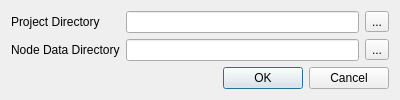
<?xml version="1.0" encoding="UTF-8"?>
<ui version="4.0">
 <class>PreferencesDialog</class>
 <widget class="QDialog" name="PreferencesDialog">
  <property name="geometry">
   <rect>
    <x>0</x>
    <y>0</y>
    <width>400</width>
    <height>99</height>
   </rect>
  </property>
  <property name="windowTitle">
   <string>Synapse Preferences</string>
  </property>
  <layout class="QVBoxLayout" name="verticalLayout">
   <item>
    <layout class="QFormLayout" name="formLayout">
     <item row="0" column="0">
      <widget class="QLabel" name="label">
       <property name="text">
        <string>Project Directory</string>
       </property>
      </widget>
     </item>
     <item row="0" column="1">
      <layout class="QHBoxLayout" name="horizontalLayout">
       <item>
        <widget class="QLineEdit" name="projectDirectory">
         <property name="readOnly">
          <bool>true</bool>
         </property>
        </widget>
       </item>
       <item>
        <widget class="QToolButton" name="projectDirectoryChooseButton">
         <property name="text">
          <string>...</string>
         </property>
        </widget>
       </item>
      </layout>
     </item>
     <item row="1" column="0">
      <widget class="QLabel" name="label_3">
       <property name="text">
        <string>Node Data Directory</string>
       </property>
      </widget>
     </item>
     <item row="1" column="1">
      <layout class="QHBoxLayout" name="horizontalLayout_2">
       <item>
        <widget class="QLineEdit" name="nodeDirectory">
         <property name="readOnly">
          <bool>true</bool>
         </property>
        </widget>
       </item>
       <item>
        <widget class="QToolButton" name="nodeDirectoryChooseButton">
         <property name="text">
          <string>...</string>
         </property>
        </widget>
       </item>
      </layout>
     </item>
    </layout>
   </item>
   <item>
    <widget class="QDialogButtonBox" name="buttonBox">
     <property name="orientation">
      <enum>Qt::Horizontal</enum>
     </property>
     <property name="standardButtons">
      <set>QDialogButtonBox::Cancel|QDialogButtonBox::Ok</set>
     </property>
    </widget>
   </item>
  </layout>
 </widget>
 <resources/>
 <connections/>
</ui>
